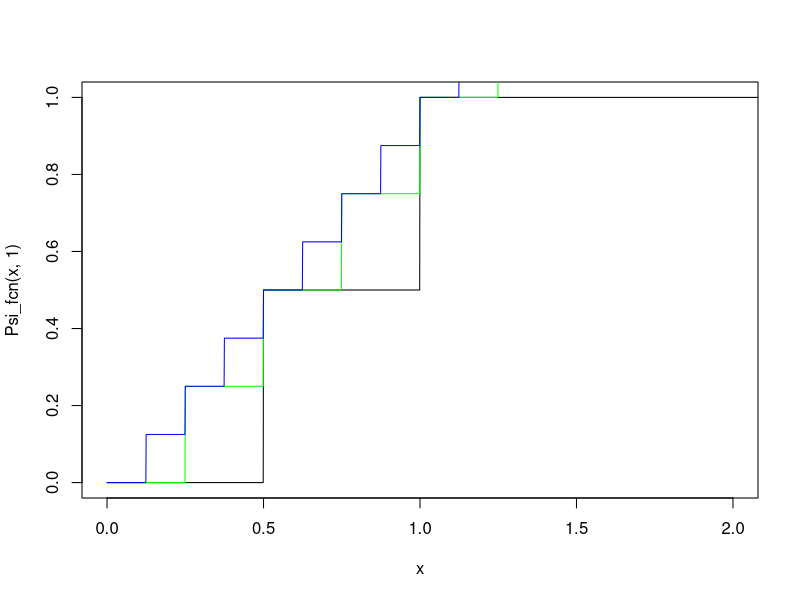
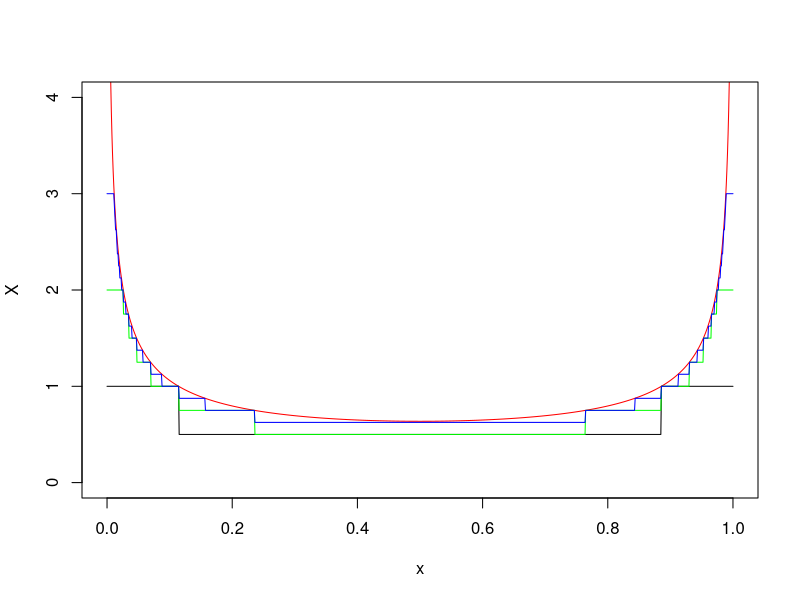

The R source for these figures, in order:
## ---- chunk 1
Psi_fcn <- function(x, n)
{
  result <- pmin(n, 2^(-n)*floor(2^n*x))
}

x <- seq(0, 5, by=2^(-10))
y1 = Psi_fcn(x, 1)
y2 = Psi_fcn(x, 2)
y3 = Psi_fcn(x, 3)
## ---- chunk 2
plot(x, Psi_fcn(x, 1), 'l', xlim=c(0, 2))
lines(x, Psi_fcn(x, 2), col='green')
lines(x, Psi_fcn(x, 3), col='blue')
## ---- chunk 3
f <- function(x)
{
  (1/gamma(0.5)^2) * x^-0.5 * (1-x)^-0.5
}

x = seq(0, 1, by=2^(-10))
X = f(x)
X1 = Psi_fcn(f(x), 1)
X2 = Psi_fcn(f(x), 2)
X3 = Psi_fcn(f(x), 3)
## ---- chunk 4
plot(x, X, 'l', col='red', ylim=c(0,4))
lines(x, X1, col='black'); lines(x, X2, col='green');
lines(x, X3, col='blue')
